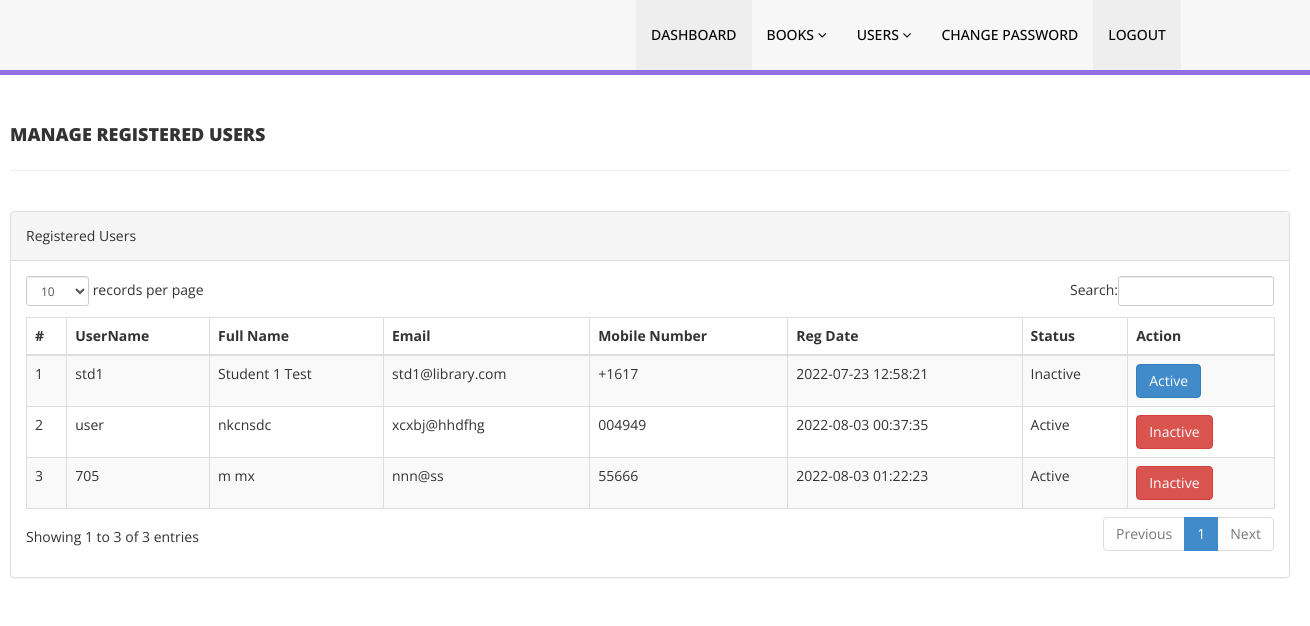
The app's page /admin/reg-students.php (signed in) with its own data.
### tables this page shows
CREATE TABLE IF NOT EXISTS `students` (
  `id` int(11) NOT NULL AUTO_INCREMENT,
  `student_id` varchar(15) NOT NULL DEFAULT '',
  `fullname` varchar(50) DEFAULT NULL,
  `email` varchar(30) NOT NULL,
  `mobile` char(11) DEFAULT NULL,
  `password` varchar(200) NOT NULL,
  `status` int(1) NOT NULL DEFAULT '1',
  `reg_date` timestamp NULL DEFAULT NULL,
  `update_date` timestamp NULL DEFAULT NULL ON UPDATE CURRENT_TIMESTAMP,
  PRIMARY KEY (`id`),
  UNIQUE KEY `student_id` (`student_id`),
  UNIQUE KEY `email` (`email`)
);

### admin/reg-students.php (the view, shortened to what this page needs)
<?php
include('includes/config.php');
if (strlen($_SESSION['alogin']) == 0) {
    header('location:index.php');
} else {
?>
    <!DOCTYPE html>
    <html xmlns="http://www.w3.org/1999/xhtml">
    <head>
        <link href="assets/css/bootstrap.css" rel="stylesheet" />
        <link href="assets/css/font-awesome.css" rel="stylesheet" />
        <link href="assets/js/dataTables/dataTables.bootstrap.css" rel="stylesheet" />
        <link href="assets/css/style.css" rel="stylesheet" />
    </head>
    <body>
        <?php include('includes/header.php'); ?>
        <div class="content-wrapper">
            <div class="container">
                <div class="row pad-botm">
                    <div class="col-md-12">
                        <h4 class="header-line">Manage Registered Users</h4>
                    </div>
                </div>
                <div class="row">
                    <div class="col-md-12">
                        <div class="panel panel-default">
                            <div class="panel-heading">
                                Registered Users
                            </div>
                            <div class="panel-body">
                                <div class="table-responsive">
                                    <table class="table table-striped table-bordered table-hover" id="dataTables-example">
                                        <thead>
                                            <tr>
                                                <th>#</th>
                                                <th>UserName</th>
                                                <th>Full Name</th>
                                                <th>Email</th>
                                                <th>Mobile Number</th>
                                                <th>Reg Date</th>
                                                <th>Status</th>
                                                <th>Action</th>
                                            </tr>
                                        </thead>
                                        <tbody>
                                            <?php $sql = "SELECT * FROM students";
                                            $query = $dbh->prepare($sql);
                                            $query->execute();
                                            $results = $query->fetchAll(PDO::FETCH_OBJ);
                                            $cnt = 1;
                                            if ($query->rowCount() > 0) {
                                                foreach ($results as $result) {               ?>
                                                    <tr class="odd gradeX">
                                                        <td class="center"><?php echo htmlentities($cnt); ?></td>
                                                        <td class="center"><?php echo htmlentities($result->student_id); ?></td>
                                                        <td class="center"><?php echo htmlentities($result->fullname); ?></td>
                                                        <td class="center"><?php echo htmlentities($result->email); ?></td>
                                                        <td class="center"><?php echo htmlentities($result->mobile); ?></td>
                                                        <td class="center"><?php echo htmlentities($result->reg_date); ?></td>
                                                        <td class="center"><?php if ($result->status == 1) {
                                                                                echo htmlentities("Active");
                                                                            } else {
                                                                                echo htmlentities("Inactive");
                                                                            }
                                                                            ?></td>
                                                        <td class="center">
                                                            <?php if ($result->status == 1) { ?>
                                                                <a href="reg-students.php?inid=<?php echo htmlentities($result->id); ?>" onclick="return confirm('Are you sure you want to block this user?');"> <button class=" btn btn-danger"> Inactive</button>
                                                                <?php } else { ?>
                                                                    <a href="reg-students.php?id=<?php echo htmlentities($result->id); ?>" onclick="return confirm('Are you sure you want to activate this user?');"><button class=" btn btn-primary"> Active</button>
                                                                    <?php } ?>
                                                        </td>
                                                    </tr>
                                            <?php $cnt = $cnt + 1;
                                                }
                                            } ?>
                                        </tbody>
                                    </table>
                                </div>
                            </div>
                        </div>
                    </div>
                </div>
            </div>
        </div>
    </body>
    </html>
<?php } ?>

### admin/includes/header.php (shortened to what this page needs)
<section class="menu-section">
    <div class="container" style="left:0">
        <div class="row">
            <div class="col-md-11">
                <div class="navbar-collapse collapse ">
                    <ul id="menu-top" class="nav navbar-nav navbar-right">
                        <li><a href="dashboard.php" class="menu-top-active">DASHBOARD</a></li>
                        <li>
                            <a href="#" class="dropdown-toggle" id="ddlmenuItem" data-toggle="dropdown"> Books <i class="fa fa-angle-down"></i></a>
                        </li>
                        <li>
                            <a href="#" class="dropdown-toggle" id="ddlmenuItem" data-toggle="dropdown"> Users <i class="fa fa-angle-down"></i></a>
                        </li>
                        <li><a href="change-password.php">Change Password</a></li>
                        <li><a href="logout.php" class="menu-top-active">LOGOUT</a></li>
                    </ul>
                </div>
            </div>
        </div>
    </div>
</section>

### admin/assets/css/style.css (style rules this page uses)
.content-wrapper { margin-top: 40px; min-height:800px; padding-bottom:90px; }
.header-line { font-weight:900; padding-bottom:25px; border-bottom:1px solid #eeeeee; text-transform:uppercase; }
.pad-botm { padding-bottom:30px; }
#menu-top a { color:#000; text-decoration:none; font-weight:500; padding: 25px 15px 25px 15px; text-transform:uppercase; }
.menu-section { background-color: #f7f7f7; border-bottom:5px solid #9170E4; width:100% }
.menu-top-active { background-color:#eeeeee; }

### records on screen
students: student "std1", fullname "Student 1 Test", email "std1@library.com", mobile "+1617", reg_date "2022-07-23 12:58:21"
students: student "user", fullname "nkcnsdc", email "xcxbj@hhdfhg", mobile "004949", reg_date "2022-08-03 00:37:35"
students: student "705", fullname "m mx", email "nnn@ss", mobile "55666", reg_date "2022-08-03 01:22:23"
